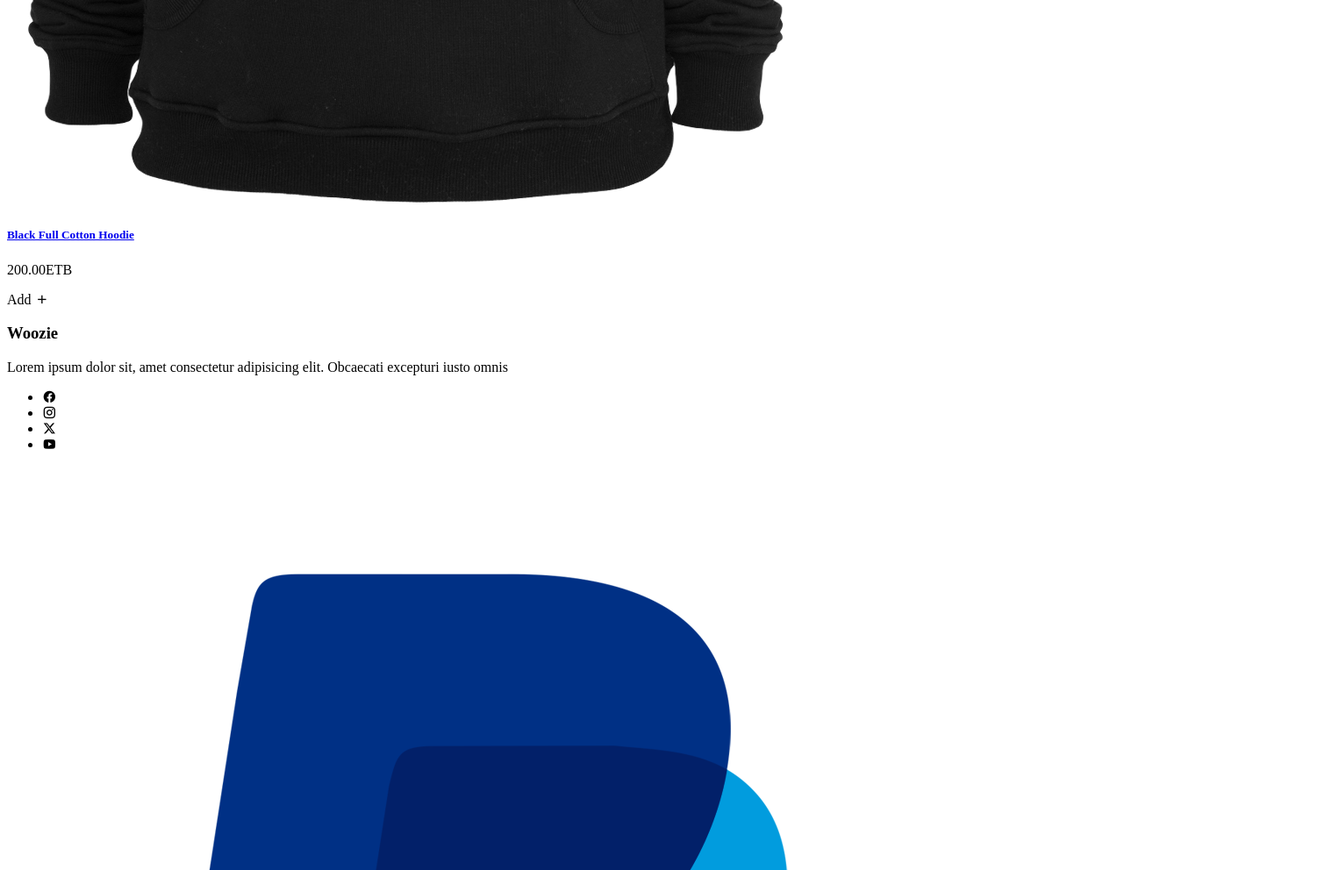
Before: /category/hoodie/ (middle part) with the older database file.
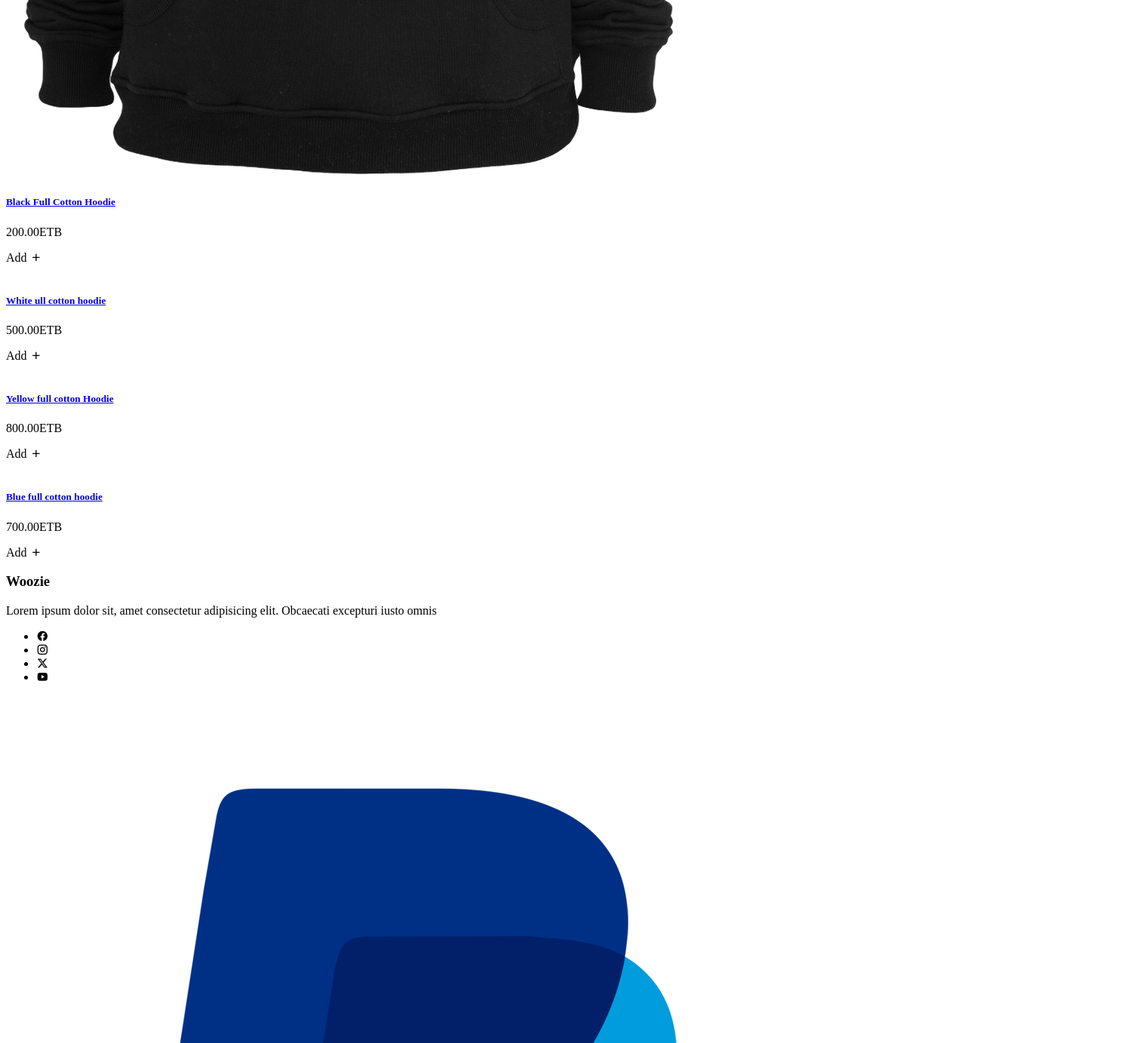
After: the same page with the newer database file.
### shop/models.py (models this page shows, shortened)
class Product(models.Model):
    category = models.ForeignKey(Category,related_name='products',on_delete=models.CASCADE)
    name = models.CharField(max_length=200)
    slug = models.SlugField(max_length=200)
    image = models.ImageField(upload_to='products/%Y/%m/%d', blank=True)
    description = models.TextField(blank=True)
    price = models.DecimalField(max_digits=10,decimal_places=2)
    available = models.BooleanField(default=True)
    created = models.DateTimeField(auto_now_add=True)

### shop/views.py (the view)
# urls.py: path("category/<slug:category_slug>/", product_category, name="product_category"),
def product_category(request, category_slug):
    products = Product.objects.filter(category__slug=category_slug)
    return render(request, "shop/product_category.html", {"products" : products})

### cart/cart.py (called while the page is built)
    def __len__(self):
         return sum(item['quantity'] for item in self.cart.values())

### cart/context_processors.py (called while the page is built)
def cart(request):
    return ( {"cart" : Cart(request)} )

### shop/templates/shop/product_category.html (shortened to what this page needs)
{% extends 'shop/base.html' %}  {% load static %} {% block basecontent %}
<section class="products">
  <div class="products__wrapper">
    <div class="product__list">
      {% for product in products %}
      <div class="product">
        <img src="{{ product.image.url }}" alt="" />
        <a
          class="product__detail"
          href="{% url 'shop:product_detail' product.slug %}"
          ><h5>{{ product.name }}</h5></a
        >
        <div class="product__action">
          <p class="product__action-price">{{ product.price }}ETB</p>
          <a
            class="product__action-cart button update-cart"
            data-product="{{ product.id }}"
            data-quantity="1"
            data-override="false"
            >Add <i class="ri-add-line"></i>
          </a>
        </div>
      </div>
      {% endfor %}
    </div>
  </div>
</section>
{% endblock %}

Changed rows visible on the page:
added Product: name "White ull cotton hoodie", price "500.00"
added Product: name "Yellow full cotton Hoodie", price "800.00"
added Product: name "Blue full cotton hoodie", price "700.00"
